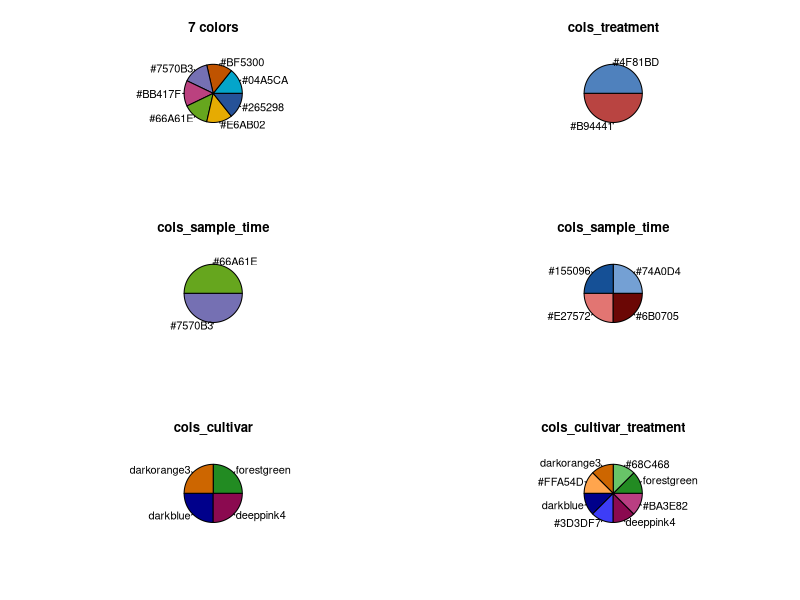
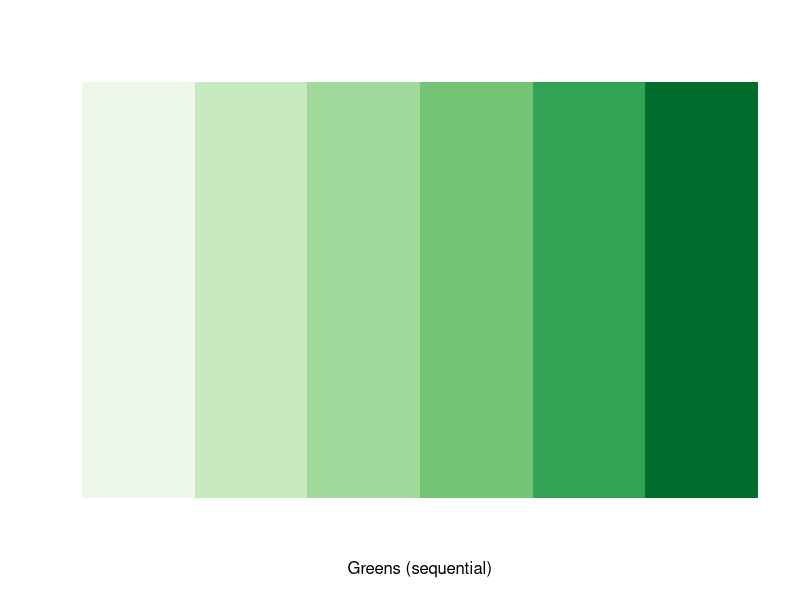
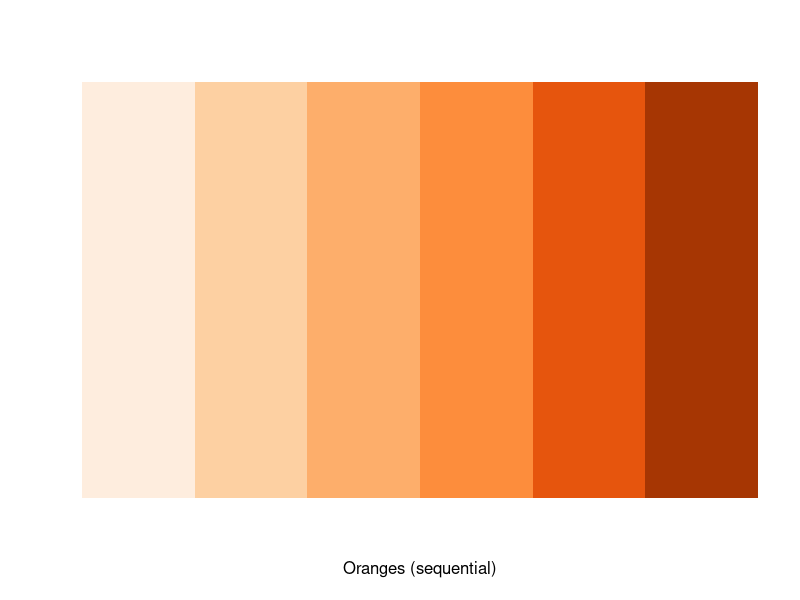
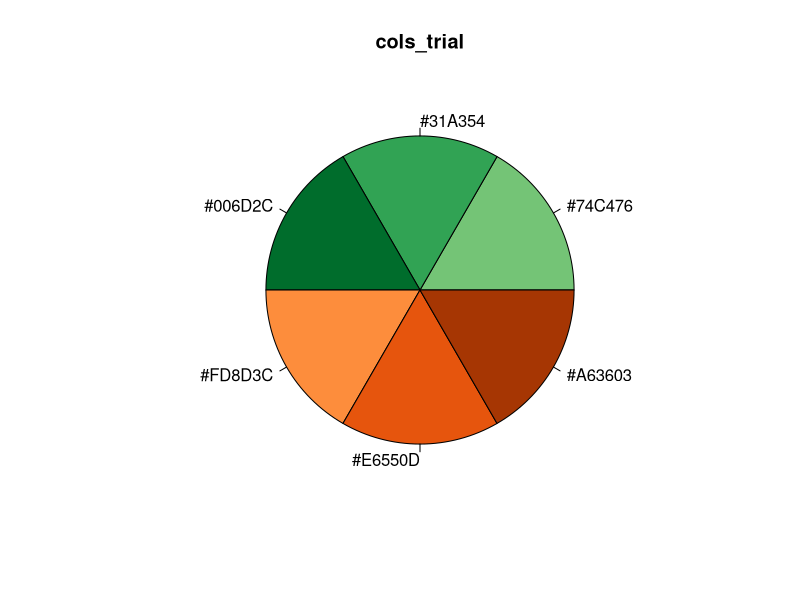

Here is the R script that generated these plots, in order:

##############
### colors ###
##############

library(RColorBrewer)

#mypalette = palette( brewer.pal(7, "Dark2"))
#pie(1:7,brewer.pal(7, "Dark2"), col=mypalette)
#brewer.pal(7, "Dark2")
# "#1B9E77" "#D95F02" "#7570B3" "#E7298A" "#66A61E" "#E6AB02" "#A6761D"
# tuerkis,   orange,   lila,     pink,     gruen,     gelb,     ocker

par(mfrow=c(3,2))

heike_palette_7 = c("#04A5CA", "#BF5300", "#7570B3", "#BB417F", "#66A61E", "#E6AB02", "#265298")
# tuerkis,   orange,   lila,     pink,     gruen,     gelb,     dunkelblau
pie(rep(1,7),c("#04A5CA", "#BF5300", "#7570B3", "#BB417F", "#66A61E", "#E6AB02", "#265298"), col=heike_palette_7, main="7 colors")

heike_palette_6 = c("#04A5CA", "#BF5300", "#7570B3", "#BB417F", "#66A61E", "#E6AB02")
# tuerkis,   orange,   lila,     pink,     gruen,     gelb
#pie(rep(1,6),c("#04A5CA", "#BF5300", "#7570B3", "#BB417F", "#66A61E", "#E6AB02"), col=heike_palette_6)

heike_palette_5 = c("#04A5CA", "#BF5300", "#7570B3", "#BB417F", "#66A61E")
# tuerkis,   orange,   lila,     pink,     gruen
#pie(rep(1,5),c("#04A5CA", "#BF5300", "#7570B3", "#BB417F", "#66A61E"), col=heike_palette_5)

heike_palette_4 = c("#04A5CA", "#BF5300", "#7570B3", "#BB417F")
# tuerkis,   orange,   lila,     pink
#pie(rep(1,4),c("#04A5CA", "#BF5300", "#7570B3", "#BB417F"), col=heike_palette_4)

heike_palette_2 = c("#BF5300", "#265298")
# blau rot
#pie(rep(1,2),c("#BF5300", "#265298"), col=c("#BF5300", "#265298"))

cols_treatment <- c("#4F81BD", "#B94441") # e.g. control / stress
pie(rep(1,2), cols_treatment, col=cols_treatment, main="cols_treatment")

cols_sample_time2 <- c("#66A61E", "#7570B3") # 2 time points
#                       gruen        lila
pie(rep(1,2), cols_sample_time2, col=cols_sample_time2, main="cols_sample_time")

cols_sample_time <- c("#74A0D4", "#155096", "#E27572","#6B0705") # 4 time points
#                       hellblau  dunkelblau hellrot  dunkelrot
pie(rep(1,4), cols_sample_time, col=cols_sample_time, main="cols_sample_time")

cols_treatment_sample_time <- c("#74A0D4", "#E27572", "#155096", "#6B0705") # 4 conditions
#                             hellblau    hellrot   dunkelblau  dunkelrot

cols_early <- c("#74A0D4", "#155096") # 2 time points (early/before - early/after)
#             hellblau  dunkelblau 

cols_late <- c("#E27572","#6B0705") # 2 time points (late/before - late/after)
#               hellrot  dunkelrot

#cols_4B <- c("skyblue", "#FF9973", "darkblue", "orangered4") # 4 conditions
#pie(1:4, cols_4B, col=cols_4B)

cols_cultivar <- c("forestgreen", "darkorange3","darkblue", "deeppink4") # 4 cultivars
pie(rep(1,4), cols_cultivar, col=cols_cultivar, main="cols_cultivar")

cols_cultivar2 <- c("#68C468", "#FFA54D","#3D3DF7", "#BA3E82") # 4 cultivars

cols_cultivar_treatment <- c("forestgreen","#68C468", "darkorange3","#FFA54D", "darkblue","#3D3DF7", "deeppink4", "#BA3E82") # 4 cultivars / 2 treatments
pie(rep(1,8), cols_cultivar_treatment, col=cols_cultivar_treatment, main="cols_cultivar_treatment")
par(mfrow=c(1,1))

func_convert_color_name_to_hex <- function(color_name){
  rgb(red = col2rgb(color_name)[1], green = col2rgb(color_name)[2], blue = col2rgb(color_name)[3], maxColorValue=255)
}

func_convert_color_name_to_hex("forestgreen")
#228B22 --> hell: #68C468
func_convert_color_name_to_hex("darkorange3")
#CD6600 --> hell: #FFA54D
func_convert_color_name_to_hex("darkblue")
#00008B --> hell: #3D3DF7
func_convert_color_name_to_hex("deeppink4")
#8B0A50 --> hell: #BA3E82

cols_treatment_tolerance <- brewer.pal(4, "Paired")

display.brewer.pal(n = 6, name = "Greens")
display.brewer.pal(n = 6, name = "Oranges")

cols_trial <- c (brewer.pal(n = 6, name = "Greens")[4:6], brewer.pal(n = 6, name = "Oranges")[4:6])
pie(rep(1,6), cols_trial, col=cols_trial, main="cols_trial")
# Greens: "#74C476" "#31A354" "#006D2C" --> for field
# Oranges: "#FD8D3C" "#E6550D" "#A63603" --> for greenhouse
# cols_trial <- c("#74C476", "#FD8D3C", "#E6550D", "#A63603", "#31A354", "#006D2C")


cols_treatment_report <- c("#558ED5", "#77933C") # control/stress
cols_genotype_report <- c("grey", "#BF5300", "#5778B9", "#00756D", "#F7B944") # control/stress
# grey  orange      blau      tuerkis    gelb